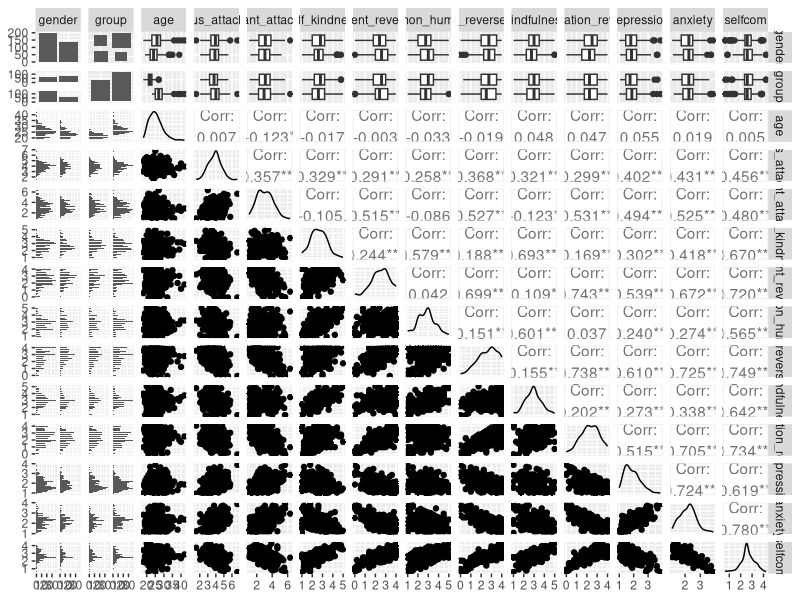
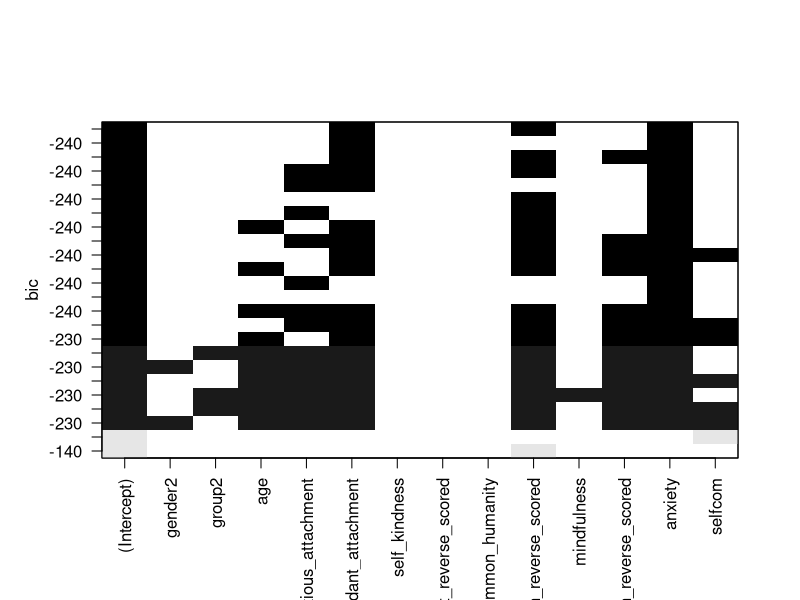
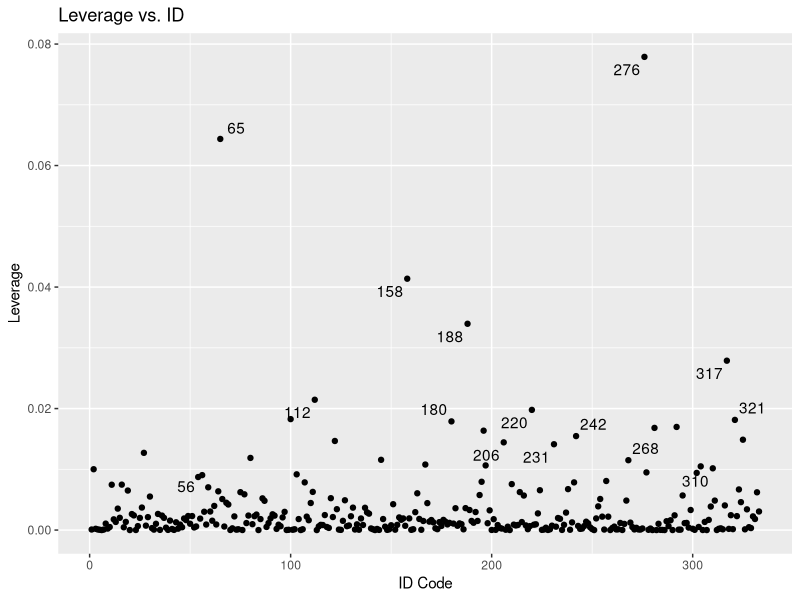

Here is the R script that generated these plots, in order: (Note: this script raises an error after producing the figures.)
## ---- chunk 1
knitr::opts_chunk$set(echo = TRUE)
library(caret)
library(readxl)
library(tidyverse)
library(GGally)
library(MASS)
library(leaps)
library(car)
library(randomForest)
library(splines)
## ---- chunk 2
data <- read_excel("data.xls")
data$gender=as.factor(data$gender)
data$group=as.factor(data$group)

data1<-data%>%
  mutate(selfcom=(self_kindness+self_judgment_reverse_scored+common_humanity+isolation_reverse_scored+mindfulness+over_identification_reverse_scored)/6)%>%
  dplyr::select(-self_compassion)
## ---- chunk 3
set.seed(323)
partition<-createDataPartition(data1$depression,p=0.7,list = FALSE)
psyc.train<-data1[partition,]
psyc.test<-data1[-partition,]
## ---- chunk 4
ggpairs(data=psyc.train, progress = FALSE)
## ---- chunk 5
model_base <- lm(depression ~ 1, data = psyc.train)
model_full <- lm(depression ~ ., data = psyc.train)
stepAIC(model_base, scope = list(upper = model_full, lower = model_base), direction = "forward", trace = FALSE)$anova
## ---- chunk 6
stepAIC(model_full, direction = "backward", trace = FALSE)$anova
## ---- chunk 7
stepAIC(model_base, scope = list(upper = model_full, lower = model_base), direction = "both", trace = FALSE)$anova
stepAIC(model_full, scope = list(upper = model_full, lower = model_base), direction = "both", trace = FALSE)$anova
## ---- chunk 8
model_subset <- regsubsets(depression ~ ., nbest = 3, data = psyc.train)
plot(model_subset)
## ---- chunk 9
model1 <- lm(depression ~ group + age + anxious_attachment + avoidant_attachment + isolation_reverse_scored + over_identification_reverse_scored + 
    anxiety , data = psyc.train)

summary(model1)
## ---- chunk 10
psyc.train.new <-psyc.train %>% 
  mutate(leverage = hatvalues(model1),
         studres = studres(model1),
         cooks = cooks.distance(model1),
         id = row_number())

ggplot(data = psyc.train.new) + 
  geom_point(mapping=aes(x = id, y = cooks)) + 
  ggtitle("Leverage vs. ID")+ xlab("ID Code") + ylab("Leverage")+
  ggrepel::geom_text_repel(aes(y=cooks, x=id, label=id),
                           data = psyc.train.new %>% 
                             filter(leverage>0.4|studres>2|studres< -2|cooks> 0.3))

psyc.train1<-psyc.train[-c(65, 276), ]
## ---- chunk 11
model2 <- lm(depression ~ group + age + anxious_attachment + avoidant_attachment + isolation_reverse_scored + over_identification_reverse_scored + 
    anxiety , data = psyc.train1)
summary(model2)
pred1 <- predict(model2, newdata = psyc.test)
mean((psyc.test$depression-pred1)^2)
## ---- chunk 12
set.seed(323)
partition<-createDataPartition(data1$depression,p=0.7,list = FALSE)
psyc.train<-data1[partition,]
psyc.test<-data1[-partition,]

train.control <- trainControl(method = "repeatedcv", number = 5, repeats = 3)

model3 <- train(depression ~ group + age + anxious_attachment + avoidant_attachment + isolation_reverse_scored + over_identification_reverse_scored + anxiety, data = psyc.train, method ="lm", trControl = train.control)
summary(model3)
pred2 <- predict(model3, newdata = psyc.test)
mean((psyc.test$depression-pred2)^2)
## ---- chunk 13
tree_psyc <- tree(depression ~ ., psyc.train)
summary(tree_psyc)
## ---- chunk 14
plot(tree_psyc)
text(tree_psyc, pretty = 0)
## ---- chunk 15
set.seed(9)
cv_psyc  <-  cv.tree(tree_psyc)
plot(cv_psyc$size, cv_psyc$dev, type = 'b')

prune_psyc  <-  prune.tree(tree_psyc,
                             best = 5)
plot(prune_psyc)
text(prune_psyc, pretty = 0)
## ---- chunk 16
pred3  <-  predict(prune_psyc,newdata = psyc.test)

mean((pred3 - psyc.test$depression)^2)
## ---- chunk 17
set.seed(1)
rf_psyc <- randomForest(depression ~ ., 
                           data = psyc.train,
                           mtry = 6,
                           importance = TRUE)
varImpPlot(rf_psyc)

bagged_estimate  <-  predict(rf_psyc, 
                             newdata = psyc.test)
mean((bagged_estimate - psyc.test$depression)^2)
